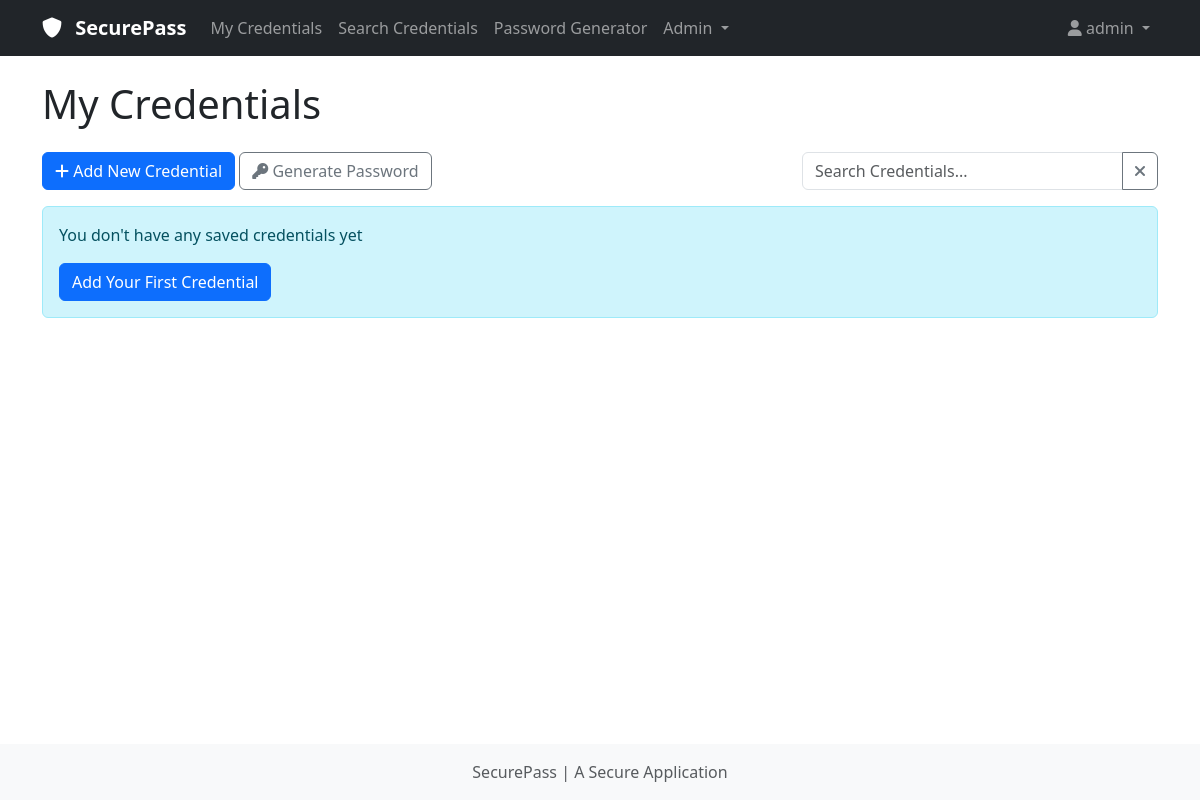
Before: / (signed in) with the older database file.
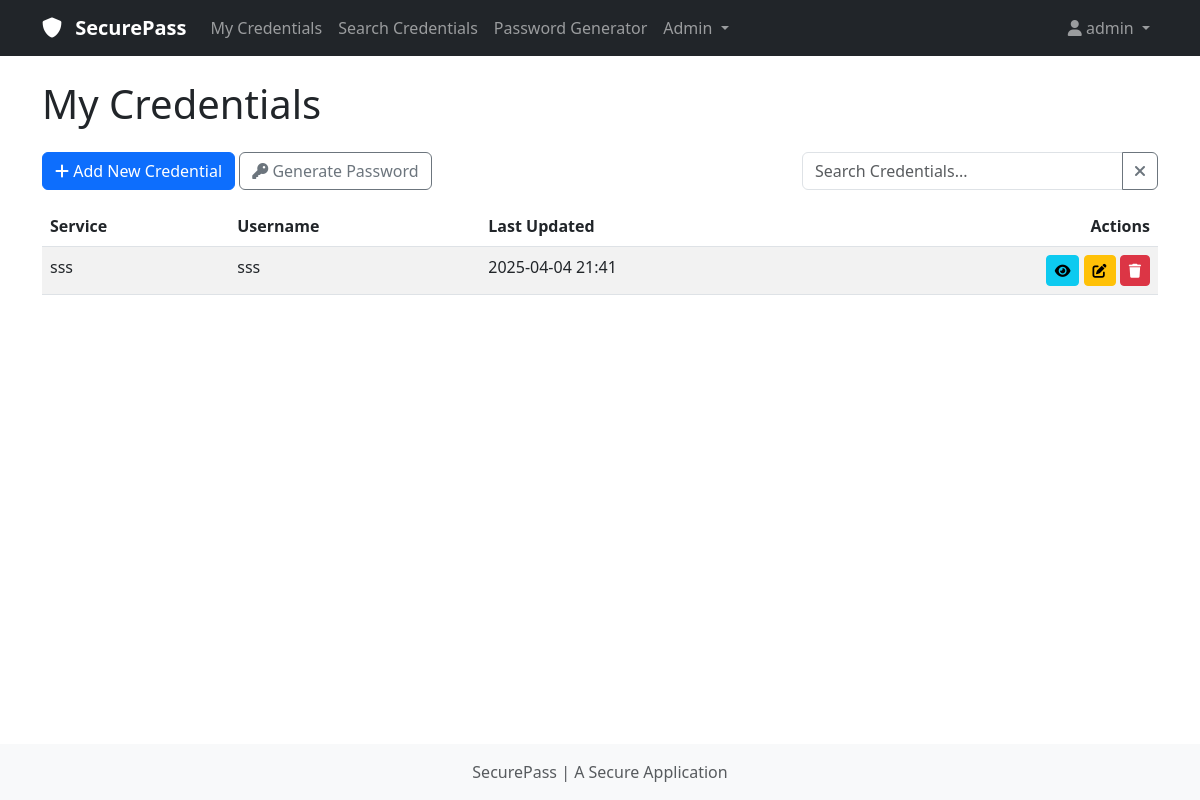
After: the same page with the newer database file.
### app/models.py (models this page shows, shortened)
class User(UserMixin, db.Model):
    __tablename__ = 'users'
    id = db.Column(db.Integer, primary_key=True)
    username = db.Column(db.String(64), index=True, unique=True)
    password_hash = db.Column(db.String(128), nullable=False)
    salt = db.Column(db.String(128), nullable=False)
    encryption_key = db.Column(db.String(128), nullable=False)
    created_at = db.Column(db.DateTime, default=datetime.utcnow)
    last_login = db.Column(db.DateTime, nullable=True)
    is_admin = db.Column(db.Boolean, default=False)
    credentials = db.relationship('Credential', backref='user', lazy='dynamic', cascade='all, delete-orphan')
    logs = db.relationship('Log', backref='user', lazy='dynamic')
    auth_token = db.Column(db.String(64),nullable=True)
    auth_token_expiry = db.Column(db.DateTime, nullable=True)

class Credential(db.Model):
    __tablename__ = 'credentials'
    id = db.Column(db.Integer, primary_key=True)
    user_id = db.Column(db.Integer, db.ForeignKey('users.id'), nullable=False)
    service_name = db.Column(db.String(128), nullable=False)
    username = db.Column(db.String(128), nullable=False)
    encrypted_password = db.Column(db.Text, nullable=True)
    iv = db.Column(db.String(128), nullable=False) # initialisation vector for encryption
    created_at = db.Column(db.DateTime, default=datetime.utcnow)
    updated_at = db.Column(db.DateTime, default=datetime.utcnow, onupdate=datetime.utcnow)

### app/routes/credentials.py (the view)
@credentials_bp.route('/')
@login_required
def list():
    credentials = Credential.query.filter_by(user_id=current_user.id).all()
    return render_template('credentials/list.html',
                           title='My Credentials',
                           credentials=credentials)

### app/models.py (called while the page is built)
@login_manager.user_loader
def load_user(user_id):
    return User.query.get(int(user_id))

### app/templates/credentials/list.html (shortened to what this page needs)
{% extends "base.html" %}
{% block content %}
<div class="row mb-3">
    <div class="col">
        <a href="{{ url_for('credentials.add') }}" class="btn btn-primary">
            <i class="fas fa-plus"></i> Add New Credential
        </a>
        <a href="{{ url_for('generator.index') }}" class="btn btn-outline-secondary">
            <i class="fas fa-key"></i> Generate Password
        </a>
    </div>
    <div class="col-md-4">
        <div class="input-group">
            <input type="text" id="searchInput" class="form-control" placeholder="Search Credentials...">
            <button class="btn btn-outline-secondary" type="button" id="clearSearch">
                <i class="fas fa-times"></i>
            </button>
        </div>
    </div>
</div>
{% if credentials %}
<div class="table-responsive">
    <table class="table table-striped table-hover">
        <thead>
            <tr>
                <th>Service</th>
                <th>Username</th>
                <th>Last Updated</th>
                <th class="text-end">Actions</th>
            </tr>
        </thead>
        <tbody id="credentialsTable">
            {% for credential in credentials %}
            <tr>
                <td>{{ credential.service_name }}</td>
                <td>{{ credential.username }}</td>
                <td>{{ credential.updated_at.strftime('%Y-%m-%d %H:%M') }}</td>
                <td class="text-end">
                    <a href="{{ url_for('credentials.view', id=credential.id) }}" class="btn btn-sm btn-info">
                        <i class="fas fa-eye"></i>
                    </a>
                    <a href="{{ url_for('credentials.edit', id=credential.id) }}" class="btn btn-sm btn-warning">
                        <i class="fas fa-edit"></i>
                    </a>
                    <button type="button" class="btn btn-sm btn-danger" data-bs-toggle="modal" data-bs-target="#deleteModal{{ credential.id }}">
                        <i class="fas fa-trash"></i>
                    </button>
                    </div>
        {% endfor %}
</div>
{% else %}
<div class="alert alert-info">
    <p>You don't have any saved credentials yet</p>
    <a href="{{ url_for('credentials.add') }}" class="btn btn-primary">Add Your First Credential </a>
</div>
{% endif %}
{% endblock %}

### app/templates/base.html (shortened to what this page needs)
<!DOCTYPE html>
<html lang="en">
<head>
    <link href="https://cdn.jsdelivr.net/npm/bootstrap@5.3.0-alpha1/dist/css/bootstrap.min.css" rel="stylesheet">
    <link rel="stylesheet" href="https://cdnjs.cloudflare.com/ajax/libs/font-awesome/6.0.0/css/all.min.css">
    <link rel="stylesheet" href="{{ url_for('static', filename='css/styles.css') }}">
</head>
<body>
    <nav class="navbar navbar-expand-lg navbar-dark bg-dark">
        <div class="container">
            <a class="navbar-brand" href="{{ url_for('credentials.list') }}">
                <i class="fas fa-shield-alt"></i> SecurePass
            </a>
            <div class="collapse navbar-collapse" id="navbarNav">
                <ul class="navbar-nav me-auto">
                    {%  if current_user.is_authenticated %}
                    <li class="nav-item">
                        <a class="nav-link" href="{{ url_for('credentials.list') }}">My Credentials</a>
                    </li>
                    <li class="nav-item">
                        <a class="nav-link" href="{{ url_for('credentials.search') }}">Search Credentials</a>
                    </li>
                    <li class="nav-item">
                        <a class="nav-link" href="{{ url_for('generator.index') }}">Password Generator</a>
                    </li>
                    {% if current_user.is_admin %}
                    <li class="nav-item dropdown">
                        <a class="nav-link dropdown-toggle" href="#" id="adminDropdown" role="button" data-bs-toggle="dropdown" aria-expanded="false">
                            Admin
                        </a>
                    </li>
                    {% endif %}
                    {% endif %}
                </ul>
                <ul class="navbar-nav">
                    {%  if current_user.is_authenticated %}
                    <li class="nav-item dropdown">
                        <a class="nav-link dropdown-toggle" href="#" id="userDropdown" role="button" data-bs-toggle="dropdown" aria-expanded="false">
                            <i class="fas fa-user"></i> {{ current_user.username }}
                        </a>
                    </li>
                    {% endif %}
                </ul>
            </div>
        </div>
    </nav>
    <div class="container mt-4">
        <h1 class="mb-4">{{ title }}</h1>
        {% block content %}{% endblock %}
    </div>
    <footer class="footer mt-auto py-3 bg-light">
        <div class="container text-center">
            <span class="text-muted">SecurePass | A Secure Application </span>
        </div>
    </footer>
</body>
</html>

### app/static/css/styles.css (style rules this page uses)
body { min-height: 100vh; display: flex; flex-direction: column; }
.footer { margin-top: auto; }
.navbar-brand { font-weight: bold; }
.navbar-brand i { margin-right: 0.5rem; }

Changed rows visible on the page:
added Credential: service_name "sss", username "sss", updated_at "2025-04-04 21:41"
Other visible differences:
text no longer shown: "You don't have any saved credentials yet Add Your First Credential"
text now shown: "Service Username Last Updated Actions"
